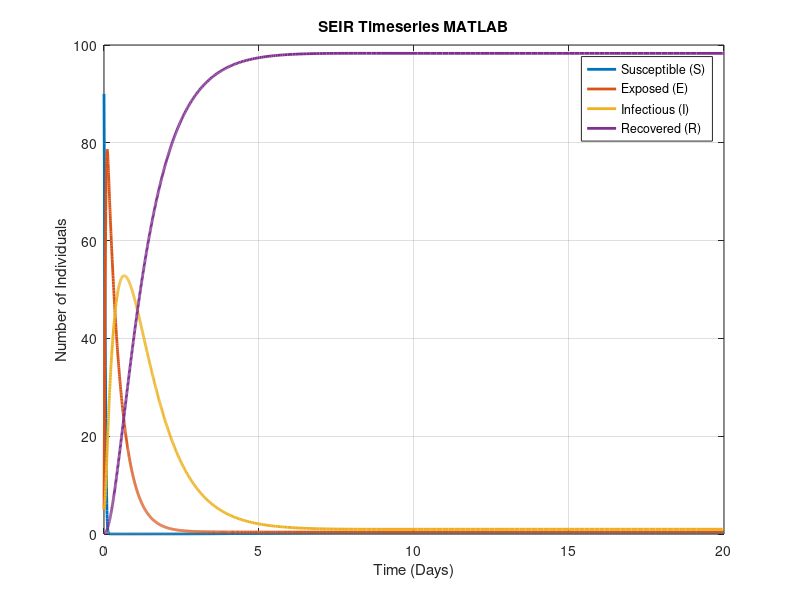

Write MATLAB code to recreate this figure.
%SEIR model, using Matlab to check Python
function Time_Series_SEIR()

%syms S E I R;

y0 = [90, 5, 5, 0];
tspan = [0 20];

[t, y] = ode45(@(t,y) model(t, y), tspan, y0);


figure;
    plot(t, y, 'LineWidth', 2);
    xlabel('Time (Days)');
    ylabel('Number of Individuals');
    legend('Susceptible (S)', 'Exposed (E)', 'Infectious (I)', 'Recovered (R)');
    title('SEIR Timeseries MATLAB');
    grid on;
end
 
function[dydt] = model(t, y)
S = y(1);
E = y(2);
I = y(3);
R = y(4);

gamma = 1;
%alpha = 0.29
alpha = 2.347510026817774; %transition time from low to high density; not infectivity!
beta = 3.374; %calculated from root-finding the imaginary values in the Jacobian
mu = 0.01;
Lambda = 1;

dSdt = Lambda - beta*S*I - mu*S;
dEdt = beta*S*I - alpha*E - mu*E;
dIdt = alpha*E - gamma*I - mu*I;
dRdt = gamma*I - mu*R;
dydt = [dSdt; dEdt; dIdt; dRdt];

end
